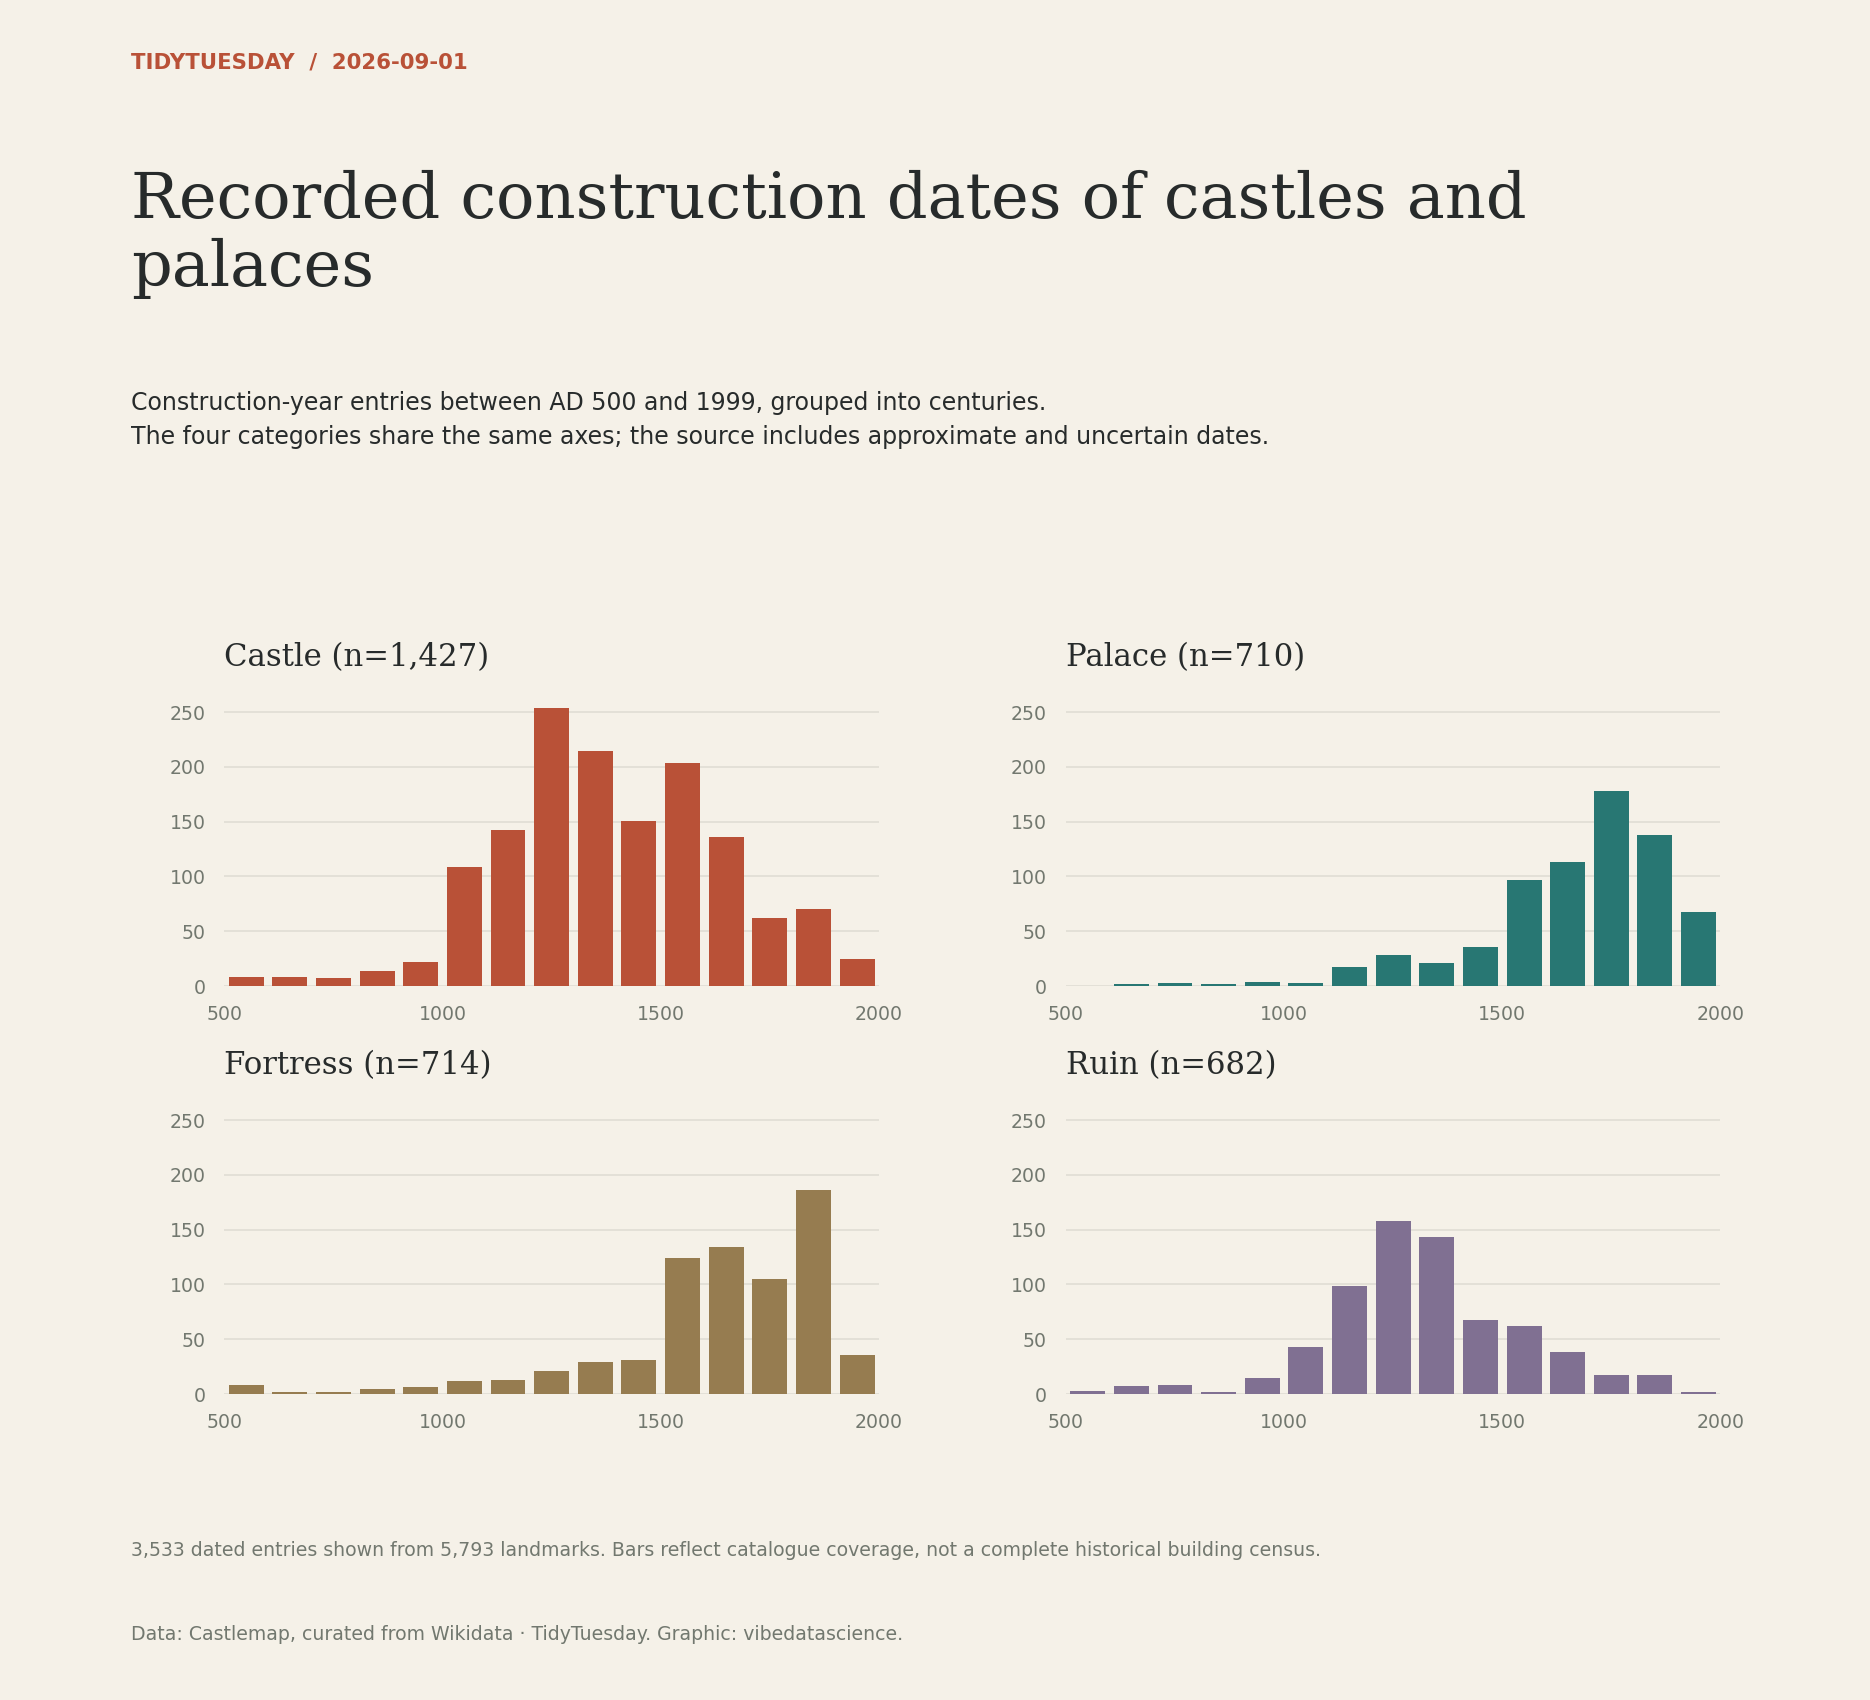

Python code for this plot:
"""TidyTuesday 2026-09-01: Recorded construction dates of castles and palaces. Reproduce the chart from the bundled source data."""
from pathlib import Path
import textwrap
import re
from collections import Counter
import numpy as np
import pandas as pd
import matplotlib
matplotlib.use('Agg')
import matplotlib.pyplot as plt
import matplotlib.dates as mdates
from matplotlib.ticker import FuncFormatter, MaxNLocator
from matplotlib.colors import LinearSegmentedColormap, Normalize
from matplotlib.patches import Patch

HERE = Path(__file__).resolve().parent
PAPER, INK, MUTED, ACCENT, SECOND = ('#f5f1e8', '#272b2b', '#72786f', '#b95137', '#287773')
plt.rcParams.update({'font.family':'DejaVu Sans', 'font.size':10, 'text.color':INK,
 'axes.labelcolor':INK, 'xtick.color':MUTED, 'ytick.color':MUTED,
 'axes.edgecolor':MUTED, 'savefig.facecolor':PAPER})

def read(name):
    data = pd.read_csv(HERE / 'data' / (name + '.csv.gz'), low_memory=False)
    assert len(data), 'Empty source data'
    return data

def figure(subtitle, height=9):
    fig = plt.figure(figsize=(11,height), facecolor=PAPER)
    fig.text(.07,.96,'TIDYTUESDAY  /  2026-09-01',fontsize=9,color=ACCENT,weight='bold')
    fig.text(.07,.90,textwrap.fill('Recorded construction dates of castles and palaces',48),fontsize=27,fontfamily='DejaVu Serif',va='top',linespacing=1.14)
    fig.text(.07,.77,subtitle,fontsize=10,va='top',linespacing=1.55)
    fig.text(.07,.035,textwrap.fill('Data: Castlemap, curated from Wikidata · TidyTuesday. Graphic: vibedatascience.',110),fontsize=8,color=MUTED,linespacing=1.5)
    return fig

def axis(fig, rect=(.24,.18,.69,.49), grid='x'):
    ax=fig.add_axes(rect,facecolor=PAPER)
    for spine in ax.spines.values():spine.set_visible(False)
    ax.tick_params(length=0,pad=8)
    if grid:ax.grid(axis=grid,color=MUTED,alpha=.16,linewidth=.7)
    ax.set_axisbelow(True)
    return ax

def save(fig):
    fig.savefig(HERE / '20260901.png',dpi=170)
    plt.close(fig)
    print('2026-09-01: saved 20260901.png')

df=read('world_castles');assert not df.qid.duplicated().any()
d=df[df.year.between(500,1999)].copy();bins=np.arange(500,2001,100)
fig=figure('Construction-year entries between AD 500 and 1999, grouped into centuries.\nThe four categories share the same axes; the source includes approximate and uncertain dates.',10)
maximum=max(np.histogram(g.year,bins=bins)[0].max() for _,g in d.groupby('category'))
for i,(cat,color) in enumerate(zip(['castle','palace','fortress','ruin'],[ACCENT,SECOND,'#967c50','#807092'])):
 ax=axis(fig,(.12+(i%2)*.45,.42-(i//2)*.24,.35,.18),grid='y');g=d[d.category==cat];n,_=np.histogram(g.year,bins=bins)
 ax.bar(bins[:-1]+50,n,width=80,color=color);ax.set_xlim(500,2000);ax.set_ylim(0,maximum*1.1);ax.set_xticks([500,1000,1500,2000]);ax.tick_params(labelsize=8)
 ax.set_title(f'{cat.title()} (n={len(g):,})',loc='left',fontsize=13,fontfamily='DejaVu Serif')
fig.text(.07,.085,f'{len(d):,} dated entries shown from {len(df):,} landmarks. Bars reflect catalogue coverage, not a complete historical building census.',fontsize=8,color=MUTED)
save(fig)
